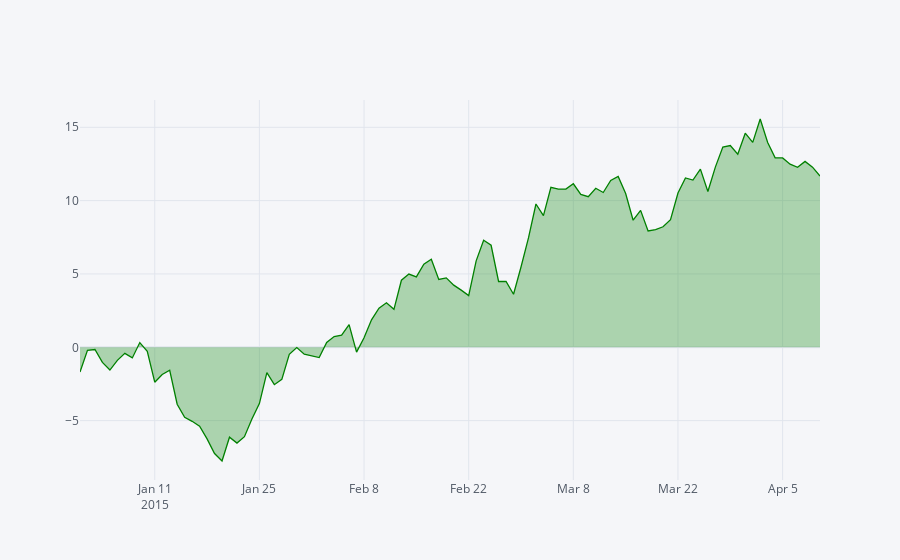

Notebook code for this chart:
### Markdown cell above
### Filled Traces

We can add a fill to a trace with **fill=True**

### Code cell
df['IBM'].iplot(filename='Tutorial Microsoft',fill=True,colors=['green'])
